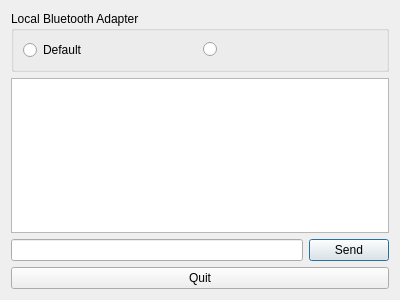
<?xml version="1.0" encoding="UTF-8"?>
<ui version="4.0">
 <class>Chat</class>
 <widget class="QDialog" name="Chat">
  <property name="geometry">
   <rect>
    <x>0</x>
    <y>0</y>
    <width>400</width>
    <height>300</height>
   </rect>
  </property>
  <property name="windowTitle">
   <string>Chat Server</string>
  </property>
  <layout class="QVBoxLayout" name="verticalLayout">
   <item>
    <widget class="QGroupBox" name="localAdapterBox">
     <property name="title">
      <string>Local Bluetooth Adapter</string>
     </property>
     <property name="checkable">
      <bool>false</bool>
     </property>
     <layout class="QHBoxLayout" name="horizontalLayout_3">
      <item>
       <widget class="QRadioButton" name="firstAdapter">
        <property name="text">
         <string>Default</string>
        </property>
       </widget>
      </item>
      <item>
       <widget class="QRadioButton" name="secondAdapter">
        <property name="text">
         <string/>
        </property>
       </widget>
      </item>
     </layout>
    </widget>
   </item>
   <item>
    <widget class="QTextEdit" name="chat">
     <property name="focusPolicy">
      <enum>Qt::NoFocus</enum>
     </property>
    </widget>
   </item>
   <item>
    <layout class="QHBoxLayout" name="horizontalLayout">
     <item>
      <widget class="QLineEdit" name="sendText"/>
     </item>
     <item>
      <widget class="QPushButton" name="sendButton">
       <property name="text">
        <string>Send</string>
       </property>
       <property name="default">
        <bool>true</bool>
       </property>
      </widget>
     </item>
    </layout>
   </item>
   <item>
    <layout class="QHBoxLayout" name="horizontalLayout_2"/>
   </item>
   <item>
    <widget class="QPushButton" name="quitButton">
     <property name="text">
      <string>Quit</string>
     </property>
    </widget>
   </item>
  </layout>
 </widget>
 <resources/>
 <connections/>
</ui>
